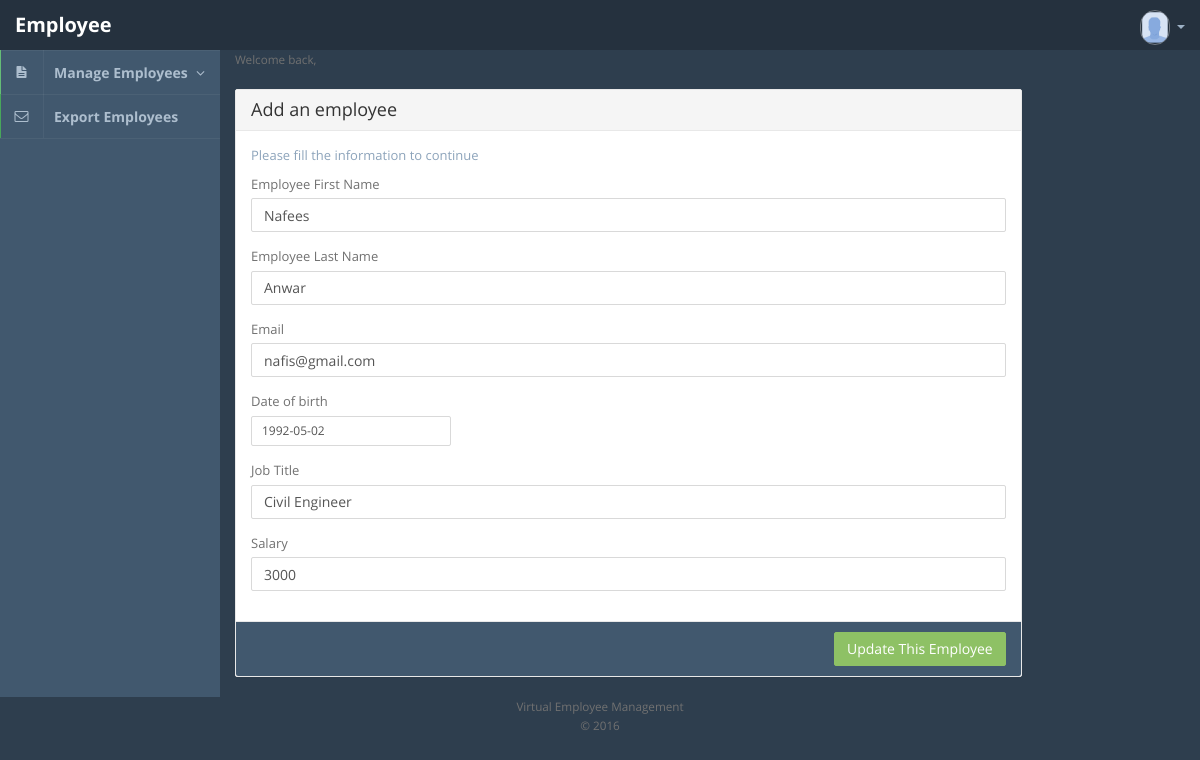
/edit.php?emp_id=2, run on the app's committed database.
### tables this page shows
CREATE TABLE IF NOT EXISTS `employee` (
  `emp_id` int(11) NOT NULL,
  `emp_first_name` varchar(100) NOT NULL,
  `emp_last_name` varchar(100) DEFAULT NULL,
  `emp_dob` date DEFAULT NULL,
  `emp_email` varchar(100) NOT NULL,
  `job_title` varchar(50) NOT NULL,
  `salary` float DEFAULT NULL
);

### edit.php (the view, shortened to what this page needs)
<?php
include 'header.php';
if(isset($_REQUEST['emp_id'])){
	$emp_id = $_REQUEST['emp_id'];
}
$sql = "select * from employee where emp_id=".$emp_id."";
$result = $conn->query($sql);
?>
<section class="vbox">
    <header class="bg-dark dk header navbar navbar-fixed-top-xs">
      <div class="navbar-header aside-md">
        <a href="#" class="navbar-brand" data-toggle="fullscreen">Employee </a>
      </div>
      <ul class="nav navbar-nav navbar-right m-n hidden-xs nav-user">
        <li class="dropdown">
          <a href="#" class="dropdown-toggle" data-toggle="dropdown">
            <span class="thumb-sm avatar pull-left">
              <img src="images/avatar.jpg">
            </span>
            <?php echo $_SESSION['email'];?> <b class="caret"></b>
          </a>
        </li>
      </ul>
    </header>
    <section>
      <section class="hbox stretch">
        <?php include 'left_bar.php';?>
        <section id="content">
          <section class="vbox">
            <section class="scrollable padder">
              <div class="m-b-md">
                <small>Welcome back, <?php echo $_SESSION['email'];?></small>
              </div>
              <div class="row">
                <div class="col-sm-10">
                  <form data-validate="parsley" action="addemployee.php" method="POST">
                  <?php
                  if ($result->num_rows > 0) {
                  	while($row = $result->fetch_assoc()) {
                  	?>
                    <section class="panel panel-default">
                      <header class="panel-heading">
                        <span class="h4">Add an employee</span>
                      </header>
                      <div class="panel-body">
                        <p class="text-muted">Please fill the information to continue</p>
                        <div class="form-group">
                          <label>Employee First Name</label>
                          <input type="text" name="emp_first_name" id = "emp_first_name" value="<?php echo $row['emp_first_name'];?>" class="form-control" placeholder="First Name" data-required="true">
                        </div>
                        <div class="form-group">
                          <label>Employee Last Name</label>
                          <input type="text" name="emp_last_name" value="<?php echo $row['emp_last_name'];?>" class="form-control" placeholder="Last Name" data-required="true">
                        </div>
                        <div class="form-group">
                          <label>Email</label>
                          <input type="text" name="emp_email" id = "emp_email" value="<?php echo $row['emp_email'];?>" class="form-control" data-type="email" placeholder="email" data-required="true">
                        </div>
                        <div class="form-group">
                          <label>Date of birth</label>
                          <input type="text" name="emp_dob" id = "emp_dob" value="<?php echo $row['emp_dob'];?>" class="input-sm input-s datepicker-input form-control" data-date-format="yyyy-mm-dd" data-type="phone" placeholder="Date" data-required="true">
                        </div>
                        <div class="form-group">
                          <label>Job Title</label>
                          <input type="text" name="emp_job_title" id = "emp_job_title" value="<?php echo $row['job_title'];?>" class="form-control" data-type="phone" placeholder="Job Title" data-required="true">
                        </div>
                        <div class="form-group">
                          <label>Salary</label>
                          <input type="text" name="emp_salary" id = "emp_salary" value="<?php echo $row['salary'];?>" class="form-control" data-type="phone" placeholder="Salary" data-required="true">
                        </div>
                      </div>
                      <footer class="panel-footer text-right bg-light lter">
                        <button type="submit" id="addEmployee" class="btn btn-success btn-s-xs">Update This Employee</button>
                      </footer>
                    </section>
                    <?php }}?>
                  </form>
                </div>
              </div>
            </section>
          </section>
        </section>
      </section>
    </section>
  </section>
  <?php include 'footer.php';?>

### css/app.css (style rules this page uses)
html { background-color: #f7f7f7; overflow-x: hidden; }
.h1, .h2, .h3, .h4, .h5, .h6 { margin: 0; }
a { color: #2e3e4e; text-decoration: none; }
label { font-weight: normal; }
.text-muted { color: #979797; }
small { font-size: 90%; }
.form-control { border-color: #d9d9d9; border-radius: 2px; }
.form-control, .form-control:focus { -webkit-box-shadow: none; box-shadow: none; }
.input-s { width: 200px; }
.nav .avatar { width: 30px; margin-top: -5px; margin-right: 5px; }
.panel { border-radius: 2px; }
.panel.panel-default { border-color: #e8e8e8; }
.panel.panel-default > .panel-heading, .panel.panel-default > .panel-footer { border-color: #e8e8e8; }
.panel-heading { border-radius: 2px 2px 0 0; }
.panel-footer { border-radius: 0 0 2px 2px; }
@media (min-width: 768px) { .hbox { display: table; table-layout: fixed; border-spacing: 0; width: 100%; } }
@media (min-width: 768px) { .hbox > aside, .hbox > section { display: table-cell; vertical-align: top; height: 100%; padding: 0; float: none; } }
@media (min-width: 768px) { .vbox { display: table; border-spacing: 0; position: relative; height: 100%; width: 100%; } }
@media (min-width: 768px) { .vbox > section, .vbox > footer { top: 0; bottom: 0; width: 100%; } }
@media (min-width: 768px) { .vbox > header ~ section { top: 50px; } }
@media (min-width: 768px) { .aside-md { width: 220px; } }
@media (min-width: 768px) { .scrollable { -webkit-overflow-scrolling: touch; } }
.hbox > aside, .hbox > section { padding: 0 !important; }
.header, .footer { min-height: 50px; padding: 0 15px; }
.header.navbar, .footer.navbar { min-height: 0; border-radius: 0; border: none; margin-bottom: 0; padding: 0; }
.scrollable { overflow-x: hidden; overflow-y: auto; }
.navbar-header { position: relative; }
.navbar-brand { float: none; text-align: center; font-size: 20px; line-height: 50px; display: inline-block; padding: 0 15px; font-weight: bold; }
.btn-success { color: #fff !important; background-color: #8ec165; border-color: #8ec165; }
.btn { font-weight: 500; border-radius: 2px; }
.bg-light { background-color: #f1f1f1; color: #717171; }
.bg-light.lter, .bg-light .lter { background-color: #fefefe; }
.bg-dark { background-color: #2e3e4e; color: #9db1c5; }
.bg-dark.lter, .bg-dark .lter { background-color: #41586e; }
.bg-dark.dk, .bg-dark .dk { background-color: #25313e; }
.bg-dark a { color: #adbece; }
.bg-dark .nav .caret { border-top-color: #9db1c5; border-bottom-color: #9db1c5; }
.bg-dark .nav > li > a { color: #adbece; }
.bg-dark .text-muted { color: #8da4bb !important; }
.btn-s-xs { min-width: 90px; }
.avatar { border: 1px solid rgba(255,255,255,0.35); display: block; border-radius: 500px; white-space: nowrap; }
.avatar img { border-radius: 500px; }
.padder { padding-left: 15px; padding-right: 15px; }
.m-n { margin: 0 !important; }
.m-b-md { margin-bottom: 20px; }
.thumb-sm { width: 36px; display: inline-block; }
.thumb img, .thumb-xs img, .thumb-sm img, .thumb-md img, .thumb-lg img { height: auto; max-width: 100%; vertical-align: middle; }

### data on the page
employee: emp_first_name "Nafees", emp_last_name "Anwar", emp_email "nafis@gmail.com", emp_dob "1992-05-02", emp_job_title "Civil Engineer", emp_salary "3000"
